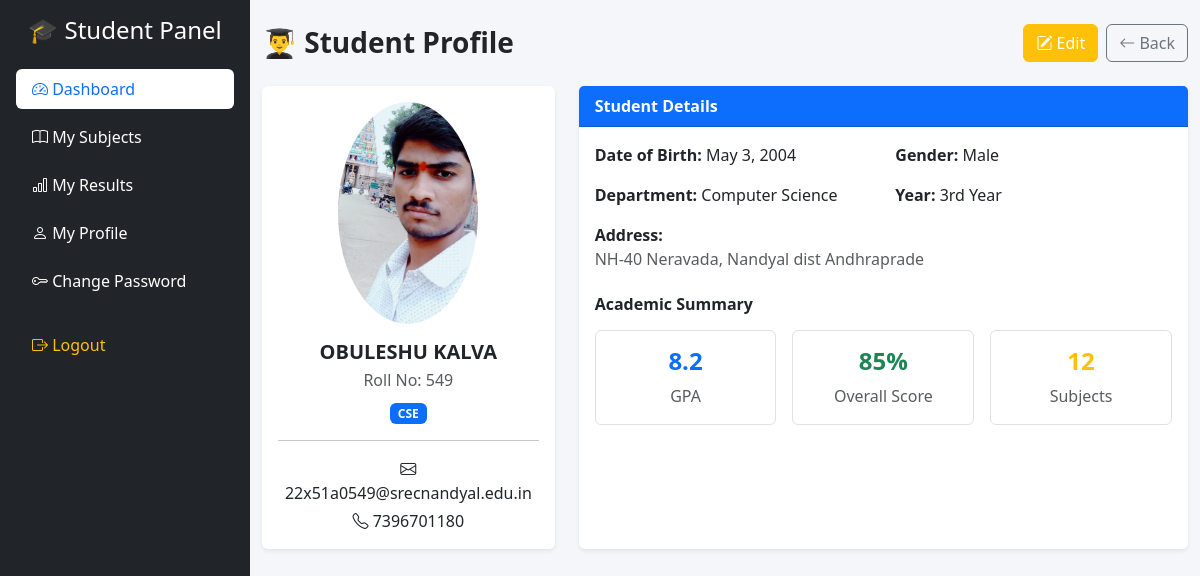
The app's page /student/profile/ (signed in) with its own data.
### studentapp/models.py (models this page shows, shortened)
class Student(models.Model):
    image = models.ImageField(upload_to='students/', null=True, blank=True)  # ✅ ADD THIS
    name = models.CharField(max_length=100)
    password = models.CharField(max_length=100)
    rollno = models.CharField(max_length=20)
    course = models.CharField(max_length=100)
    branch = models.CharField(max_length=50)
    year = models.CharField(max_length=50)
    email = models.EmailField()
    phone = models.CharField(max_length=15, blank=True, null=True)
    dob= models.DateField(blank=True, null=True)
    gender = models.CharField(max_length=10, blank=True, null=True)
    address = models.TextField(blank=True, null=True)

### studentapp/views.py (the view)
# urls.py: path("profile/",student_profile,name="student_profile")
def student_profile(request):
    student_id = request.session.get('student_id')
    student = Student.objects.get(id=student_id)
    return render(request,"Student/student_profile.html", {'student': student})

### templates/Student/student_profile.html
{% extends 'Student/base.html' %}
{% block content %}
<div class="container py-4">
  <div class="d-flex justify-content-between align-items-center mb-4 flex-wrap gap-2">
    <h3 class="fw-bold mb-0">👨‍🎓 Student Profile</h3>
    <div class="d-flex gap-2">
      <a href="" class="btn btn-warning text-white">
        <i class="bi bi-pencil-square"></i> Edit
      </a>
      <a href="{% url 'student_dashboard' %}" class="btn btn-outline-secondary">
        <i class="bi bi-arrow-left"></i> Back
      </a>
    </div>
  </div>
  <div class="row g-4">
    <div class="col-lg-4">
      <div class="card shadow-sm border-0 text-center">
        <div class="card-body">
            {% if student.image %}
          <img src="{{student.image.url}}"
               class="rounded-circle mb-3" width="140" alt="Student">
            {% endif %}
          <h5 class="fw-bold mb-1">{{student.name}}</h5>
          <p class="text-muted mb-2">Roll No: {{student.rollno}}</p>
          <span class="badge bg-primary">{{student.branch}}</span>
          <hr>
          <p class="mb-1"><i class="bi bi-envelope"></i> {{student.email}}</p>
          <p class="mb-0"><i class="bi bi-telephone"></i> {{student.phone}}</p>
        </div>
      </div>
    </div>
    <div class="col-lg-8">
      <div class="card shadow-sm border-0 h-100">
        <div class="card-header bg-primary text-white fw-semibold">
          Student Details
        </div>
        <div class="card-body">
          <div class="row mb-3">
            <div class="col-sm-6"><strong>Date of Birth:</strong> {{student.dob}}</div>
            <div class="col-sm-6"><strong>Gender:</strong> {{student.gender}}</div>
          </div>
          <div class="row mb-3">
            <div class="col-sm-6"><strong>Department:</strong> Computer Science</div>
            <div class="col-sm-6"><strong>Year:</strong> 3rd Year</div>
          </div>
          <div class="mb-3">
            <strong>Address:</strong>
            <p class="text-muted mb-0">{{student.address}}</p>
          </div>
          <div class="mt-4">
            <h6 class="fw-bold mb-3">Academic Summary</h6>
            <div class="row g-3 text-center">
              <div class="col-md-4">
                <div class="border rounded p-3">
                  <h4 class="fw-bold text-primary">8.2</h4>
                  <p class="mb-0 text-muted">GPA</p>
                </div>
              </div>
              <div class="col-md-4">
                <div class="border rounded p-3">
                  <h4 class="fw-bold text-success">85%</h4>
                  <p class="mb-0 text-muted">Overall Score</p>
                </div>
              </div>
              <div class="col-md-4">
                <div class="border rounded p-3">
                  <h4 class="fw-bold text-warning">12</h4>
                  <p class="mb-0 text-muted">Subjects</p>
                </div>
              </div>
            </div>
          </div>
        </div>
      </div>
    </div>
  </div>
</div>
{% endblock %}

### templates/Student/base.html (style rules this page uses)
body { min-height: 100vh; overflow-x: hidden; background: #f4f6f9; }

### records on screen
Student: image (picture), name "OBULESHU KALVA", rollno "549", branch "CSE", email "22x51a0549@srecnandyal.edu.in", phone "7396701180", dob "May 3, 2004", gender "Male", address "NH-40 Neravada, Nandyal dist Andhraprade"
